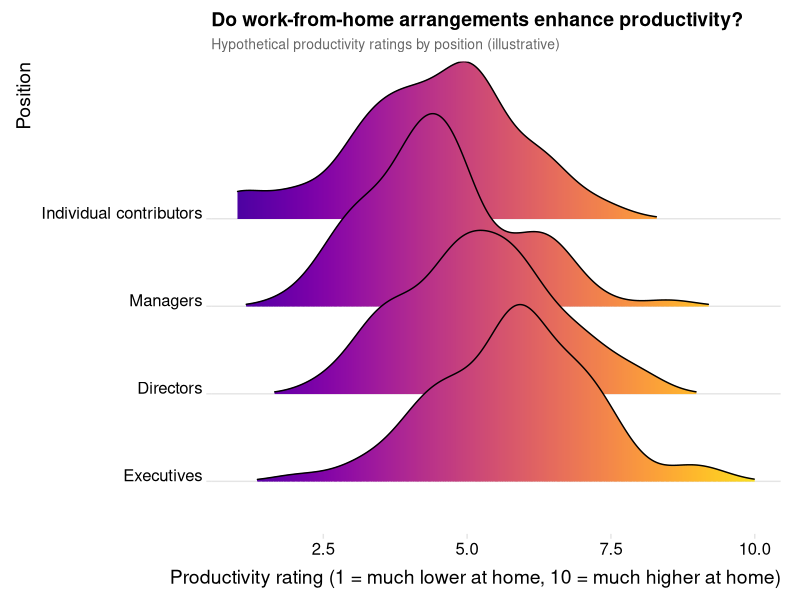

Write the R code that produced this figure.
# Work-from-home productivity hypothetical — economist-style ridge plot
# Install once: install.packages(c("ggplot2", "ggridges", "viridis", "dplyr"))
# Run from repo root: Rscript scripts/infographic_wfh_ridges.R
# Or from Teaching/MNGT425: setwd("../../"); source("scripts/infographic_wfh_ridges.R")

library(ggplot2)
library(ggridges)
library(viridis)
library(dplyr)

script_dir <- if (file.exists("static/images/infographics")) {
  "static/images/infographics"
} else if (file.exists("../static/images/infographics")) {
  "../static/images/infographics"
} else if (file.exists("../../static/images/infographics")) {
  "../../static/images/infographics"
} else {
  try_dir <- "static/images/infographics"
  dir.create(try_dir, recursive = TRUE, showWarnings = FALSE)
  try_dir
}
out_file <- file.path(script_dir, "wfh_productivity_ridges.png")

set.seed(42)
positions <- factor(c("Individual contributors", "Managers", "Directors", "Executives"),
                    levels = rev(c("Individual contributors", "Managers", "Directors", "Executives")))

wfh_data <- data.frame()
for (i in seq_along(positions)) {
  mean_rating <- 4.2 + (i - 1) * 0.5 + rnorm(1, 0, 0.1)
  mean_rating <- max(1, min(10, mean_rating))
  n_per <- 80
  ratings <- rnorm(n_per, mean = mean_rating, sd = 1.4)
  ratings <- pmax(1, pmin(10, ratings))
  wfh_data <- rbind(wfh_data, data.frame(
    Position = positions[i],
    Productivity_rating = ratings
  ))
}

p <- ggplot(wfh_data, aes(x = Productivity_rating, y = Position, fill = after_stat(x))) +
  geom_density_ridges_gradient(scale = 2.2, rel_min_height = 0.01) +
  scale_fill_viridis(name = "Productivity (1–10)", option = "C") +
  labs(
    title = "Do work-from-home arrangements enhance productivity?",
    subtitle = "Hypothetical productivity ratings by position (illustrative)",
    x = "Productivity rating (1 = much lower at home, 10 = much higher at home)",
    y = "Position"
  ) +
  theme_ridges() +
  theme(
    legend.position = "none",
    panel.grid.major.x = element_blank(),
    plot.title = element_text(size = 14, hjust = 0),
    plot.subtitle = element_text(size = 10, color = "gray40", hjust = 0)
  ) +
  xlim(1, 10)

ggsave(out_file, p, width = 8, height = 5, dpi = 150, bg = "white")
message("Saved: ", normalizePath(out_file))
